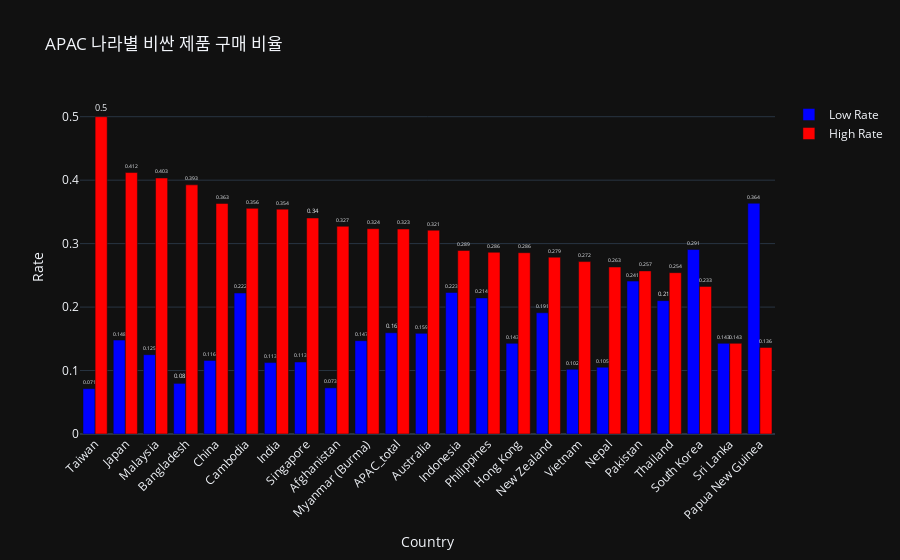

The notebook cell this image was saved under:
### Markdown cell above
### APAC 나라별 비싼 제품 구매 비율

### Code cell
fig = go.Figure()

fig.add_trace(go.Bar(
    x=apac_purchase["Country"], 
    y=apac_purchase["low_rate"], 
    name="Low Rate",
    marker_color="blue",
    text=apac_purchase['low_rate'].round(3),
    textposition='outside'
))

fig.add_trace(go.Bar(
    x=apac_purchase["Country"], 
    y=apac_purchase["high_rate"], 
    name="High Rate",
    marker_color="red",
    text=apac_purchase['high_rate'].round(3),
    textposition='outside'
))

fig.update_layout(
    title="APAC 나라별 비싼 제품 구매 비율",
    xaxis_title="Country",
    yaxis_title="Rate",
    barmode="group",  
    xaxis_tickangle=-45,
    template='plotly_dark'
)

fig.show()

### Figure 1 — Plotly figure (JSON) as saved in the notebook; plotly's stock layout.template omitted (floating-point values rounded to 4 significant figures)
{"data": [{"marker": {"color": "blue"}, "name": "Low Rate", "text": [0.071, 0.148, 0.125, 0.08, 0.116, 0.222, 0.113, 0.113, 0.073, 0.147, 0.16, 0.159, 0.223, 0.214, 0.143, 0.191, 0.102, 0.105, 0.241, 0.21, 0.291, 0.143, 0.364], "textposition": "outside", "type": "bar", "x": ["Taiwan", "Japan", "Malaysia", "Bangladesh", "China", "Cambodia", "India", "Singapore", "Afghanistan", "Myanmar (Burma)", "APAC_total", "Australia", "Indonesia", "Philippines", "Hong Kong", "New Zealand", "Vietnam", "Nepal", "Pakistan", "Thailand", "South Korea", "Sri Lanka", "Papua New Guinea"], "y": [0.07143, 0.148, 0.125, 0.07975, 0.116, 0.2222, 0.1125, 0.1135, 0.07273, 0.1471, 0.1595, 0.1586, 0.223, 0.2144, 0.1429, 0.1911, 0.1019, 0.1053, 0.241, 0.2102, 0.2907, 0.1429, 0.3636]}, {"marker": {"color": "red"}, "name": "High Rate", "text": [0.5, 0.412, 0.403, 0.393, 0.363, 0.356, 0.354, 0.34, 0.327, 0.324, 0.323, 0.321, 0.289, 0.286, 0.286, 0.279, 0.272, 0.263, 0.257, 0.254, 0.233, 0.143, 0.136], "textposition": "outside", "type": "bar", "x": ["Taiwan", "Japan", "Malaysia", "Bangladesh", "China", "Cambodia", "India", "Singapore", "Afghanistan", "Myanmar (Burma)", "APAC_total", "Australia", "Indonesia", "Philippines", "Hong Kong", "New Zealand", "Vietnam", "Nepal", "Pakistan", "Thailand", "South Korea", "Sri Lanka", "Papua New Guinea"], "y": [0.5, 0.412, 0.4034, 0.3926, 0.3633, 0.3556, 0.3543, 0.3404, 0.3273, 0.3235, 0.323, 0.3211, 0.2892, 0.2863, 0.2857, 0.2787, 0.2717, 0.2632, 0.257, 0.2542, 0.2326, 0.1429, 0.1364]}], "layout": {"barmode": "group", "title": {"text": "APAC 나라별 비싼 제품 구매 비율"}, "xaxis": {"tickangle": -45, "title": {"text": "Country"}}, "yaxis": {"title": {"text": "Rate"}}}}
